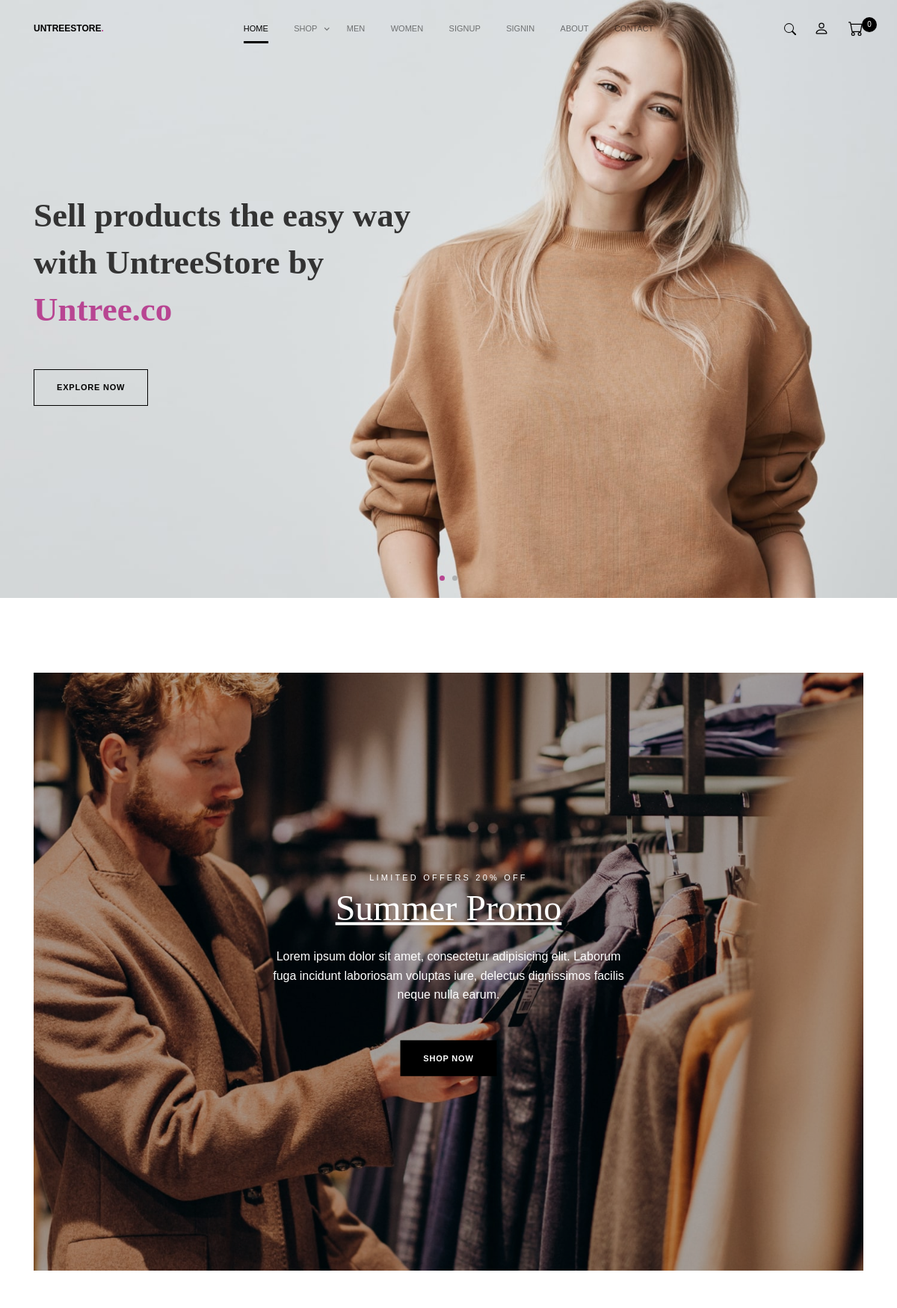
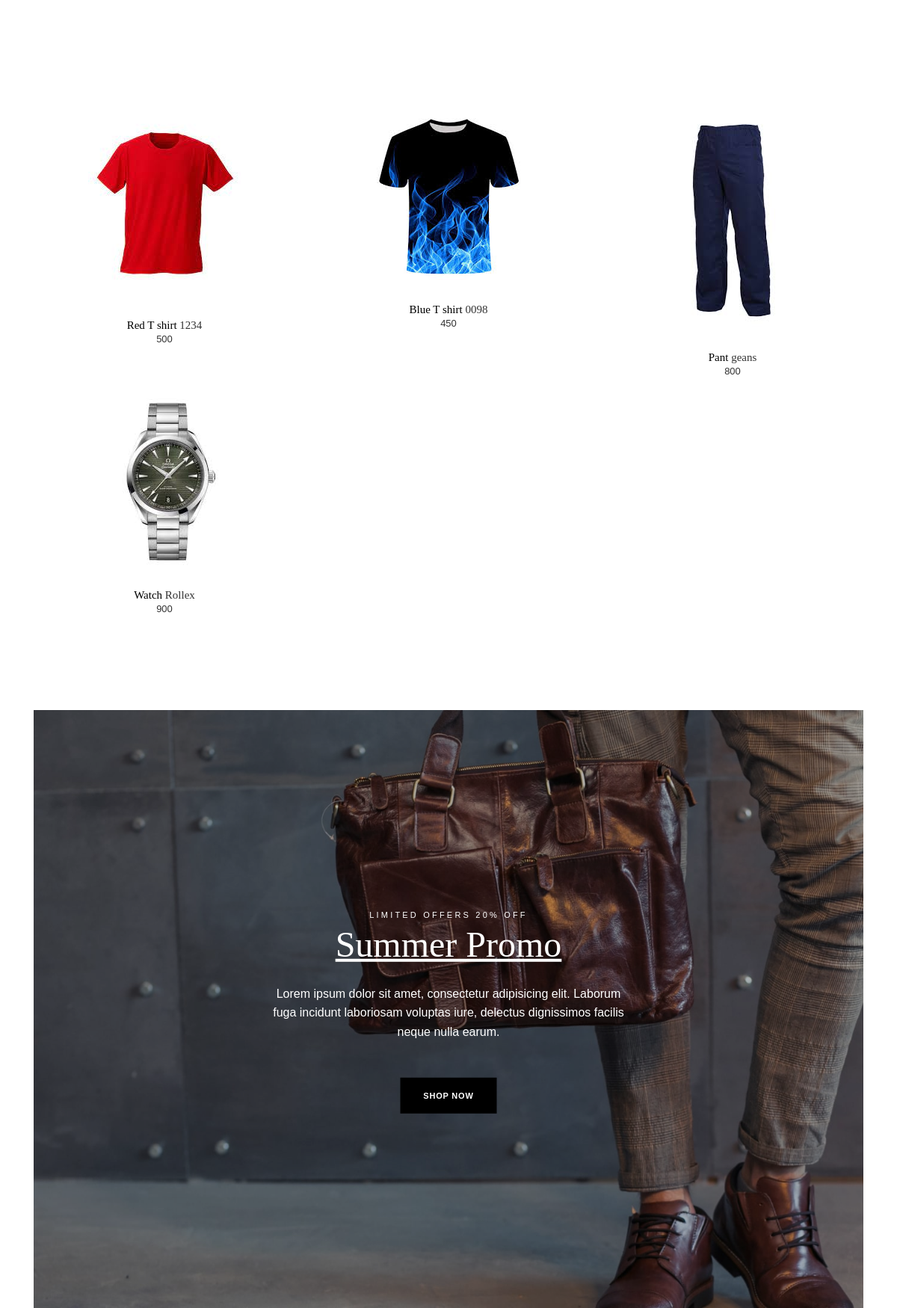
The page / (upper part) on the database its author committed (2 pictures, top to bottom).
### register/models.py (models this page shows)
class products(models.Model):
    name = models.CharField(max_length=20)
    image = models.ImageField(upload_to='images')
    model_name = models.CharField(max_length=50)
    product_type = models.CharField(max_length=20)
    price = models.IntegerField()
    gender = models.CharField(max_length=10)

### register/views.py (the view)
# urls.py: path('',views.index,name='index'),
def index(request):
    u = request.user
    count = cart.objects.filter(user=u)
    set=0
    for c in count:
        set=set+1
    item = products.objects.all()
    return render(request,"index.html",{'items':item,'sets':set})

### templates/index.html (shortened to what this page needs)
{% load static %}
<!doctype html>
<html lang="en">
<head>
	<link rel="stylesheet" href="{% static 'css/bootstrap.min.css' %}">
	<link rel="stylesheet" href="{% static 'css/animate.min.css' %}">
	<link rel="stylesheet" href="{% static 'css/owl.carousel.min.css' %}">
	<link rel="stylesheet" href="{% static 'css/owl.theme.default.min.css' %}">
	<link rel="stylesheet" href="{% static 'css/jquery.fancybox.min.css' %}">
	<link rel="stylesheet" href="{% static 'fonts/icomoon/style.css' %}">
	<link rel="stylesheet" href="{% static 'fonts/flaticon/font/flaticon.css' %}">
	<link rel="stylesheet" href="{% static 'css/aos.css' %}">
	<link rel="stylesheet" href="{% static 'css/style.css' %}">
</head>
<body>
	<nav class="site-nav mb-5">
		<div class="sticky-nav js-sticky-header">
			<div class="container position-relative">
				<div class="site-navigation text-center dark">
					<a href=" {% url 'index' %} " class="logo menu-absolute m-0">UntreeStore<span class="text-primary">.</span></a>
					<ul class="js-clone-nav pl-0 d-none d-lg-inline-block site-menu">
						<li class="active"><a href="{% url 'index' %} ">Home</a></li>
						<li class="has-children">
							<a href="{% url 'shop' %}">Shop</a>
						</li>
						<li><a href=" {% url 'men' %} ">Men</a></li>
						<li><a href=" {% url 'women' %} ">Women</a></li>
						<li >
							 {% if user.is_authenticated %}
							 <li><a href="{% url 'logout' %}">logout</a></li>
							 {% else %}
							<li><a href="{% url 'register' %}">Signup</a></li>
								<li><a href="{% url 'signin' %}">Signin</a></li>
						</li>
						{% endif %}
							<li><a href="{% url 'about' %}">About</a></li>
								<li><a href="{% url 'contact' %}">Contact</a></li>
					</ul>
					<div class="menu-icons">
						<a href="#" class="btn-custom-search" id="btn-search">
						</a>
						<a href="{% url 'profile' %}" class="user-profile">
						</a>
						<a href="{% url 'cart' %}" class="cart">
							<span class="item-in-cart">{{ sets }}</span>
						</a>
					</div>
				</div>
			</div>
		</div>
	</nav>
	<div class="owl-carousel owl-single home-slider">
		<div class="item">
				<div class="untree_co-hero" style="background-image: url('{% static "images/hero-slider-1-min.jpg" %}');">
				<div class="container">
					<div class="row align-items-center">
						<div class="col-lg-6">
							<h1 class="mb-4 heading" data-aos="fade-up" data-aos-delay="100">Sell products the easy way with UntreeStore by <a href="https://untree.co">Untree.co</a></h1>
							<p class="mb-0" data-aos="fade-up" data-aos-delay="300"><a href="{% url 'shop' %}" class="btn btn-outline-black" type="submit" name="sub">Explore now</a></p>
						</div>
					</div>
				</div>
			</div>
		</div>
	</div>
	<div class="untree_co-section">
		<div class="container">
			<div class="deal-hero overlay" style="background-image: url({% static 'images/hero-slider-4-min.jpg' %})">
				<div class="deal-contents">
					<span class="subtitle">Limited Offers 20% OFF</span>
					<h2 class="title mb-4"><a href=" {% url 'shop' %} ">Summer Promo</a></h2>
					<p class="mb-5">Lorem ipsum dolor sit amet, consectetur adipisicing elit. Laborum fuga incidunt laboriosam voluptas iure, delectus dignissimos facilis neque nulla earum.</p>
					<a href=" {% url 'shop' %} " class="btn btn-black">Shop Now</a>
				</div>
			</div>
		</div>
	</div>
	<div class="untree_co-section">
		<div class="container">
			<div class="row">
				{% for item in items %}
				<div class="col-6 col-sm-6 col-md-6 mb-4 col-lg-4">
					<div class="product-item">
						<a href="{% url 'product' item.id %}" class="product-img">
							<img src="{{ item.image.url }}" alt="Image" class="img-fluid">
						</a>
						<h3 class="title"><a href="{% url 'product' item.id %}">{{ item.name }}</a> {{ item.model_name }}</h3>
						<div class="price">
							<span>{{ item.price }}</span>
						</div>
					</div>
				</div>
				{% endfor %}
			</div>
		</div>
	</div>
	<div class="container">
		<div class="deal-hero overlay" style="background-image: url({% static 'images/hero-slider-3-min.jpg' %})">
			<div class="deal-contents">
				<span class="subtitle">Limited Offers 20% OFF</span>
				<h2 class="title mb-4"><a href="{% url 'shop' %}">Summer Promo</a></h2>
				<p class="mb-5">Lorem ipsum dolor sit amet, consectetur adipisicing elit. Laborum fuga incidunt laboriosam voluptas iure, delectus dignissimos facilis neque nulla earum.</p>
				<a href="{% url 'shop' %}" class="btn btn-black">Shop Now</a>
			</div>
		</div>
	</div>
</body>
</html>

### rows shown on the page
products: image (picture), name "Red T shirt", model_name "1234", price "500"
products: image (picture), name "Blue T shirt", model_name "0098", price "450"
products: image (picture), name "Pant", model_name "geans", price "800"
products: image (picture), name "Watch", model_name "Rollex", price "900"

### other values the page prints
{{ sets }} "0"
